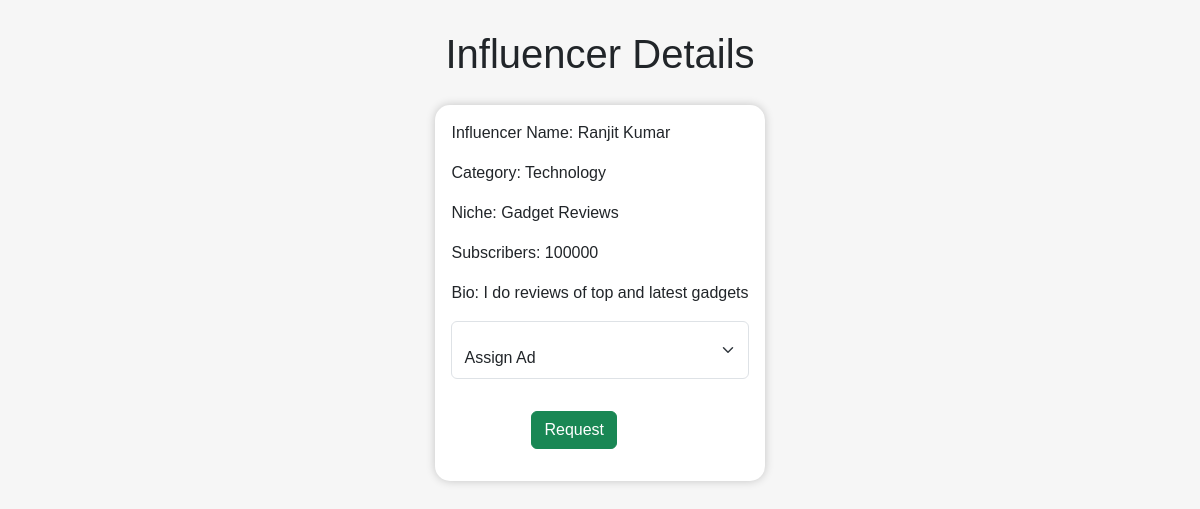
Screenshot of /geekyranjit/influencer_details/1 with the database file from the repository.
### backend/models.py (models this page shows)
class Influencer(db.Model):
    influencer_id=db.Column(db.Integer,primary_key=True,autoincrement=True)
    username=db.Column(db.String(),nullable=False,unique=True)
    password=db.Column(db.String(),nullable=False)
    f_name=db.Column(db.String(),nullable=False)
    l_name=db.Column(db.String(),nullable=False)
    earnings=db.Column(db.Numeric(10, 2),nullable=False,default=0)
    rating=db.Column(db.Numeric(3, 2),nullable=False,default=None)
    flagged=db.Column(db.Integer,nullable=False,default=0)
    bio=db.Column(db.String(),nullable=False)
    social_media=db.Column(db.String(),nullable=False)
    subs=db.Column(db.Integer,nullable=False)
    admin_id=db.Column(db.Integer,db.ForeignKey('admin.admin_id'),nullable=False,default=1)
    category_id=db.Column(db.String(),db.ForeignKey("category.cat_id"),nullable=False)
    niche_id=db.Column(db.String(),db.ForeignKey("niche.niche_id"),nullable=False)
    category=db.relationship('Category', back_populates='influencers')
    niche = db.relationship('Niche', back_populates='influencers')
    admin=db.relationship('Admin', back_populates='influencers')
    ads=db.relationship('Adrequest',back_populates='influencers')

class Category(db.Model):
    cat_id=db.Column(db.Integer,primary_key=True,autoincrement=True)
    name=db.Column(db.String(), nullable=False,unique=True)
    campaigns=db.relationship('Campaign',back_populates='categories')
    influencers = db.relationship('Influencer', back_populates='category')
    niches= db.relationship('Niche', back_populates='category')

class Niche(db.Model):
    niche_id=db.Column(db.Integer,primary_key=True,autoincrement=True)
    name=db.Column(db.String(), nullable=False,unique=True)
    cat_id=db.Column(db.Integer,db.ForeignKey("category.cat_id"),nullable=False)
    influencers = db.relationship('Influencer', back_populates='niche')
    adrequests=db.relationship('Adrequest',back_populates='niche')
    category=db.relationship('Category', back_populates='niches')

### backend/users.py (the view, shortened to what this page needs)
@app.route('/<username>/influencer_details/<int:inf_id>',methods=['GET','POST'])
def inf_descriptions(username,inf_id):
    inf=Influencer.query.filter_by(influencer_id=inf_id).first()
    sponsor=Sponsor.query.filter_by(username=username).first()
    return render_template('inf_details.html',inf=inf,user=sponsor)

### templates/inf_details.html (shortened to what this page needs)
<!DOCTYPE html>
<html lang="en">
<head>
    <link href="https://cdn.jsdelivr.net/npm/bootstrap@5.3.3/dist/css/bootstrap.min.css" rel="stylesheet">
    <link rel="stylesheet" href="/static/style.css">
</head>
<body>
    <h1 id="heading">Influencer Details</h1>
    <div id="input-form" style="box-shadow: 0 0 10px rgba(0, 0, 0, 0.2);background-color: #fff;border: 0px solid rgb(101, 99, 99); padding: 1rem;border-radius: 15px;">
        <p>Influencer Name: {{inf.f_name}} {{inf.l_name}}</p>
        <p>Category: {{inf.category.name}}</p>
        <p>Niche: {{inf.niche.name}}</p>
        <p>Subscribers: {{inf.subs}}</p>
        <p>Bio: {{inf.bio}}</p>
        <form action="{{url_for('inf_descriptions',username=user.username,inf_id=inf.influencer_id)}}" method="POST">
            <div class="col-md">
            <div class="form-floating">
            <select class="form-select" id="floatingSelectGrid" name="ad_id" >
                <option selected>Assign Ad</option>
              </select>
            </div>
          </div>
          <div style="margin:2rem 0rem 1rem 5rem;">
        <button class="btn btn-success" type="submit">Request</button>
          </div>
    </div>
</body>
</html>

### static/style.css (style rules this page uses)
* { margin: 0px; }
#input-form { border: 2px solid rgb(115, 115, 118); width: fit-content; height: auto; margin: auto; margin-top: 10px; border-radius: 20px; margin-bottom: 20px; padding: 2rem ; }
#heading { height: 75px; padding: 10px; text-align: center; margin: 0px }
body { font-family: Arial, sans-serif; background-color: #f4f4f4bb; margin: 0; padding: 20px; }

### rows the page displays
Influencer: f_name "Ranjit", l_name "Kumar", subs "100000", bio "I do reviews of top and latest gadgets"
Category: category.name "Technology"
Niche: niche.name "Gadget Reviews"
